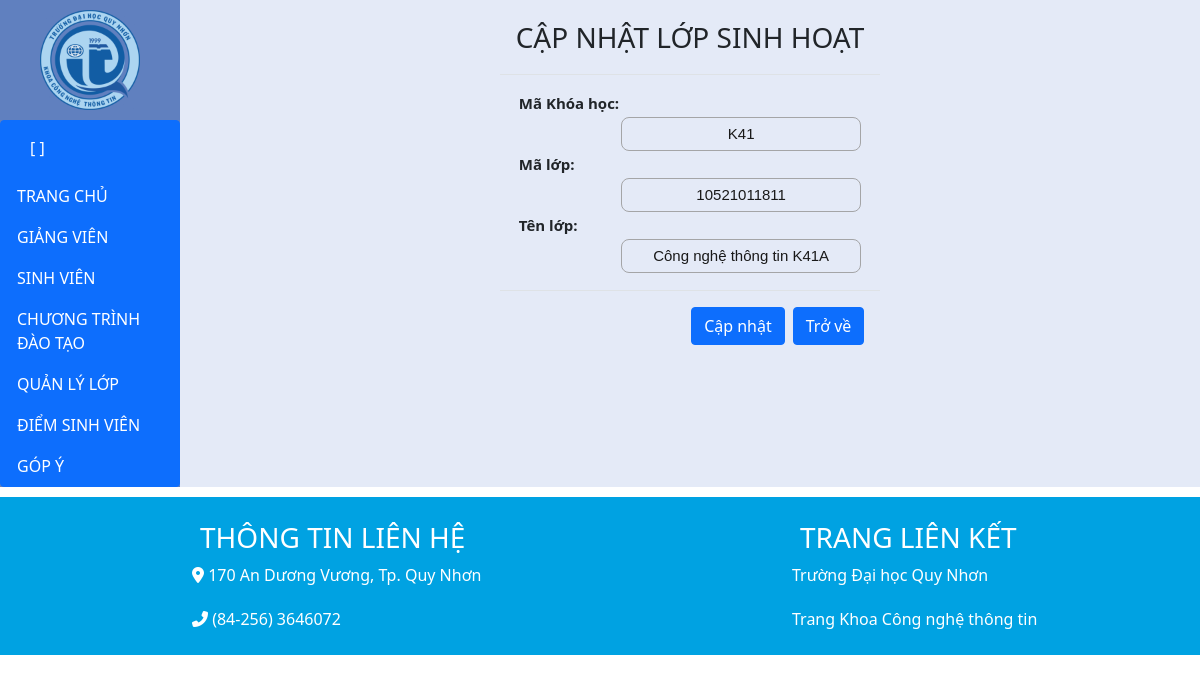
Screenshot of /ChinhSuaLop.php?maLopHoc=10521011811 with the database file from the repository.
### tables this page shows
CREATE TABLE IF NOT EXISTS `lop` (
  `MaLop` varchar(15) NOT NULL,
  `MaKhoaHoc` varchar(5) DEFAULT NULL,
  `TenLop` tinytext,
  PRIMARY KEY (`MaLop`),
  KEY `MaKhoaHoc` (`MaKhoaHoc`)
);

### ChinhSuaLop.php (the view, shortened to what this page needs)
<!DOCTYPE html>
<html lang="en">
<head>
    <link rel="stylesheet" href="StyleChung/style.css">
    <link rel="stylesheet" href="StyleChung/styletrangchu.css">
    <link href="https://cdn.jsdelivr.net/npm/bootstrap@5.0.0-beta1/dist/css/bootstrap.min.css" rel="stylesheet"
>
    <link rel="stylesheet" href="StyleChung/styleQuanLyLopSV.css">
</head>
<body>
    <form action="" method="POST">
        <div class="home">
            <div class="home-items home-ad">
                <div class="container-ad">
                    <div class="container-ad-items"
                        style=" display: flex; justify-content: center; margin-bottom: 10px;">
                        <div style="margin-bottom: 10px;">
                            <div class="modal-header">
                                <h3 class="modal-title" id="staticBackdropLabel">CẬP NHẬT LỚP SINH HOẠT </h3>
                            </div>
                            <div class="modal-body" style="display: flex; justify-content: center;">
                                <table background="">
                                    <?php
                                                        $kn = mysqli_connect("localhost", "root", "", "du_an_cong_thong_tin_sinh_vien_khoa_cntt") or die("chưa kết nối");
                                                        $query2 = "select * from lop where MaLop = '".$_GET['maLopHoc']."'";
                                                        $result2 = mysqli_query($kn, $query2);
                                                        $kq_KhoaHoc = mysqli_fetch_array($result2);
                                                    ?>
                                    <tr>
                                        <td><b>Mã Khóa học:</b></td>
                                        <td></td>
                                    </tr>
                                    <tr>
                                        <td></td>
                                        <td><input class="text" type="text" id="batdau" name="txtMaKhoa"
                                                value="<?php echo $kq_KhoaHoc['MaKhoaHoc'] ?>"></td>
                                    </tr>
                                    <tr>
                                        <td><b>Mã lớp:</b></td>
                                        <td></td>
                                    </tr>
                                    <tr>
                                        <td></td>
                                        <td><input class="text" type="text" id="batdau" name="txtMaLop1"
                                                value="<?php echo $kq_KhoaHoc['MaLop'] ?>" readonly></td>
                                    </tr>
                                    <tr>
                                        <td><b>Tên lớp:</b></td>
                                        <td></td>
                                    </tr>
                                    <tr>
                                        <td></td>
                                        <td><input class="text" type="text" id="ketthuc" name="txtTenLop1"
                                                value="<?php echo $kq_KhoaHoc['TenLop'] ?>"></td>
                                    </tr>
                                </table>
                            </div>
                            <div class="modal-footer">
                                <button type="submit" class="btn btn-primary" name="btnCapNhatLop"
                                    value="btnCapNhatLop">Cập nhật</button>
                                <button type="submit" class="btn btn-primary" name="btnTroVe" value="btnTroVe"
                                    data-bs-dismiss="modal">Trở về</button>
                            </div>
                        </div>
                    </div>
                </div>
            </div>
        </div>
    </form>
</body>
</html>

### StyleChung/style.css (style rules this page uses)
:root { --white-color: #fff; --black-color: #000; --primary-color: #6080BF; --text-color: #333; --blue-color: #6080BF; --primary1-color: #03178C; --nen-color: #e4eaf7; }

### StyleChung/styletrangchu.css (style rules this page uses)
.home { width: 100%; box-sizing: inherit; }
.home-items { width: 1200px; max-width: 100%; margin: 0 auto; }
.home-ad { display: flex; }
.container-ad { background-color: var(--nen-color); width: 85%; }
.container-ad-items { height: auto; background-color: var(--nen-color); }

### StyleChung/styleQuanLyLopSV.css (style rules this page uses)
.text { font-family: 'Gill Sans', 'Gill Sans MT', Calibri, 'Trebuchet MS', sans-serif; border:0; background: none; display: block; text-align: center; border: 0.5px solid #a4a5a7; padding: 5px 5px; width: 240px; outline: none; color:#191919; border-radius: 8px; transition: 0.25s; font-size: 15px; }
td { font-size: 15px; }

### rows the page displays
lop: txtMaKhoa "K41", txtMaLop1 "10521011811", txtTenLop1 "Công nghệ thông tin K41A"
